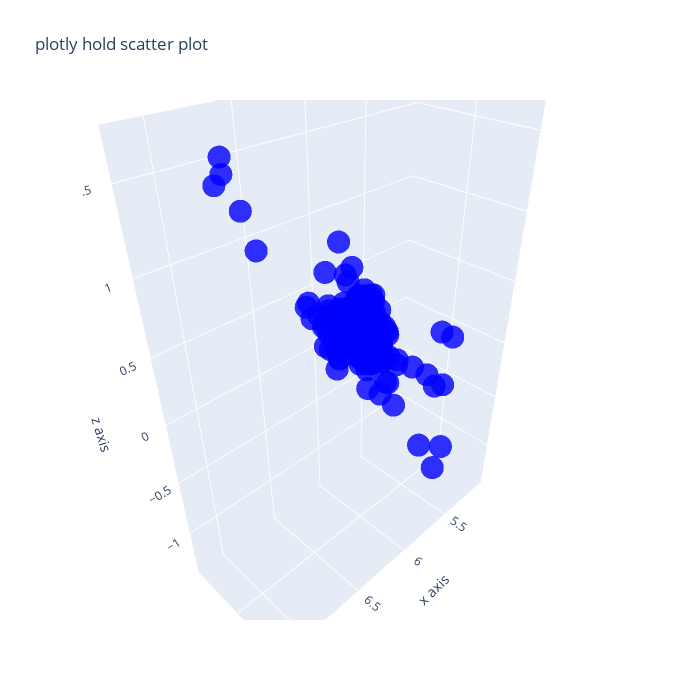

This figure's notebook cell:
### Code cell
hold_plotly = go.Figure()

hold_plotly.add_trace(go.Scatter3d(
    x=hold_x,
    y=hold_y,
    z=hold_z,
    mode="markers",
    marker=dict(
        size=8,
        color="blue",
        opacity=0.8
    )
))

hold_plotly.update_layout(
    title="plotly hold scatter plot",
    scene=dict(
        xaxis_title="x axis",
        yaxis_title="y axis",
        zaxis_title="z axis",
    ),
    width=700,
    height=700,
)

dribble_plotly.write_html("jack_hold_plot.html")

hold_plotly.show()

### Figure 1 — Plotly figure (JSON) as saved in the notebook; plotly's stock layout.template omitted (floating-point values rounded to 4 significant figures; data arrays with more than 128 entries replaced by an {"elided": "..."} marker saying what was removed)
{"data": [{"marker": {"color": "blue", "opacity": 0.8, "size": 8}, "mode": "markers", "type": "scatter3d", "x": {"elided": "498 float values"}, "y": {"elided": "498 float values"}, "z": {"elided": "498 float values"}}], "layout": {"height": 700, "scene": {"aspectmode": "auto", "aspectratio": {"x": 1.178, "y": 0.5004, "z": 1.697}, "xaxis": {"title": {"text": "x axis"}, "type": "linear"}, "yaxis": {"title": {"text": "y axis"}, "type": "linear"}, "zaxis": {"title": {"text": "z axis"}, "type": "linear"}}, "title": {"text": "plotly hold scatter plot"}, "width": 700}}
